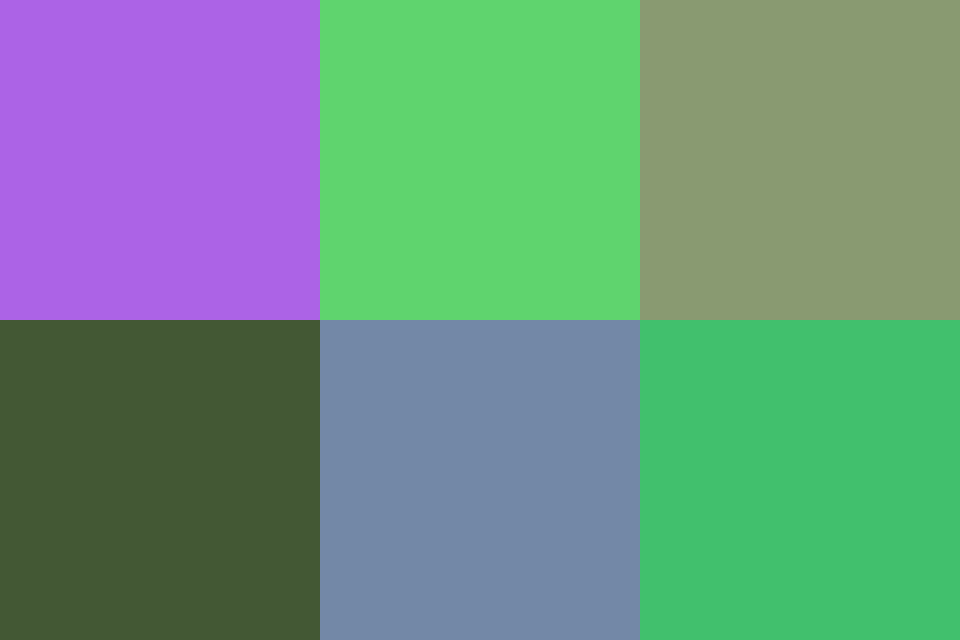
Frame 1 (no input)
Frame 60 (the mouse pressed at the canvas centre just before this capture): identical to frame 1, image omitted
Frame 120 (the mouse held since frame 60 and released just before this capture): identical to frame 1, image omitted

The Processing sketch that drew this single still picture (run headless with seeded random() and noise(); from frame 60 on, the mouse is pressed at the canvas centre):

// Processing sketch: processing_87479
// ── processing_87479.pde


int numPixels;
int numPixelsV;
int blockSize = 320;
int gs = 320;

color squareColors[];
boolean showRGB = false;

int ax = 160;
int ay = 160;
int bx = 480;
int by = 160;
int cx = 800;
int cy = 160;
int dx = 160;
int dy = 480;
int ex = 480;
int ey = 480;
int fx = 800;
int fy = 480;

int as = 160;
int bs = 160;
int cs = 160;
int ds = 160;
int es = 160;
int fs = 160;

boolean aover; 
boolean bover; 
boolean cover; 
boolean dover; 
boolean eover;
boolean fover; 


String RGBString1 = "";
String RGBString11 = "";
String RGBString111 = "";
String RGBString2 = "";
String RGBString22 = "";
String RGBString222 = "";
String RGBString3 = "";
String RGBString33 = "";
String RGBString333 = "";
String RGBString4 = "";
String RGBString44 = "";
String RGBString444 = "";
String RGBString5 = "";
String RGBString55 = "";
String RGBString555 = "";
String RGBString6 = "";
String RGBString66 = "";
String RGBString666 = "";



void setup() {

size(960,640);
  rectMode(CORNER); 
  noStroke();
  frameRate(18);

  numPixels = width / blockSize;
  numPixelsV = height / blockSize;
  
  squareColors = new color[numPixels * numPixelsV];
  squareColors[0] = color( random(50, 240), random(50, 240), random(50, 240));
  squareColors[1] = color( random(50, 240), random(50, 240), random(50, 240));
  squareColors[2] = color( random(50, 240), random(50, 240), random(50, 240));
  squareColors[3] = color( random(50, 240), random(50, 240), random(50, 240));
  squareColors[4] = color( random(50, 240), random(50, 240), random(50, 240));
  squareColors[5] = color( random(50, 200), random(50, 200), random(50, 200));
}



void mousePressed() {
  aover = (mouseX > ax-as && mouseX < ax+as && mouseY > ay-as && mouseY < ay+as );
  bover = (mouseX > bx-bs && mouseX < bx+bs && mouseY > by-bs && mouseY < by+bs );
  cover = (mouseX > cx-cs && mouseX < cx+cs && mouseY > cy-cs && mouseY < cy+cs ); 
  dover = (mouseX > dx-ds && mouseX < dx+ds && mouseY > dy-ds && mouseY < dy+ds );
  eover = (mouseX > ex-es && mouseX < ex+es && mouseY > ey-es && mouseY < ey+es );
  fover = (mouseX > fx-fs && mouseX < fx+fs && mouseY > fy-fs && mouseY < fy+fs );

  if  (aover)
  {  
    squareColors[0] = color( random(50, 240), random(50, 240), random(50, 240));
  }
  else if (bover) 
  {
    squareColors[1] = color( random(50, 240), random(50, 240), random(50, 240));
  }
  else if (cover) 
  {
    squareColors[2] = color( random(50, 240), random(50, 240), random(50, 240));
  }
  else if (dover) 
  {
    squareColors[3] = color( random(50, 240), random(50, 240), random(50, 240));
  }
  else if (eover) 
  {
    squareColors[4] = color( random(50, 240), random(50, 240), random(50, 240));
  }
  else if (fover) 
  {
    squareColors[5] = color( random(50, 240), random(50, 240), random(50, 240));
  }
  
}




void draw() {
 for (int j = 0; j < numPixelsV; j++) {
    for (int i = 0; i < numPixels; i++) {
      fill(squareColors[j*numPixels + i]);
      rect(i*blockSize, j*blockSize, blockSize, blockSize);
    }
  }
}
